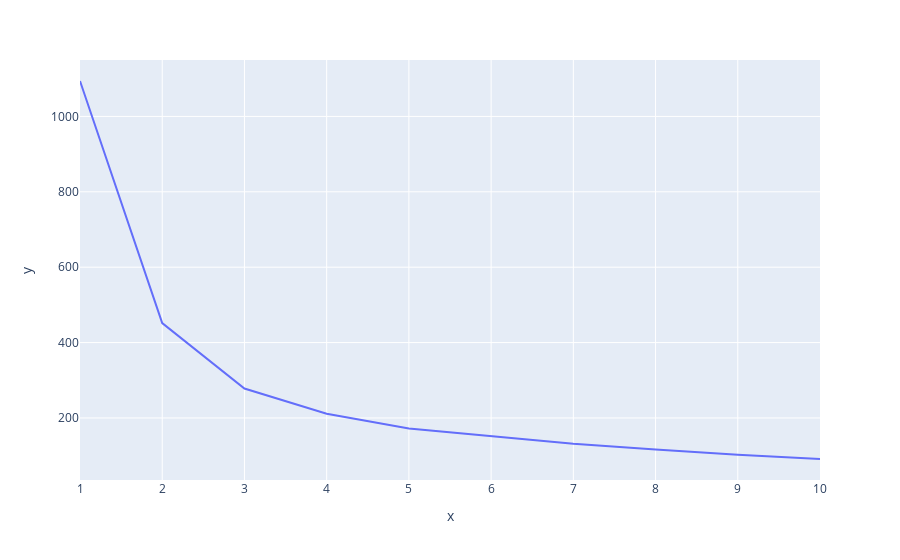

This figure's notebook cell:
### Code cell
# Plotting WCSS values
plot = px.line(x= range(1,11), y= wcss_salary)
plot.show()

### Figure 1 — Plotly figure (JSON) as saved in the notebook; plotly's stock layout.template omitted (floating-point values rounded to 4 significant figures)
{"data": [{"hovertemplate": "x=%{x}<br>y=%{y}<extra></extra>", "legendgroup": "", "line": {"color": "#636efa", "dash": "solid"}, "marker": {"symbol": "circle"}, "mode": "lines", "name": "", "orientation": "v", "showlegend": false, "type": "scatter", "x": [1, 2, 3, 4, 5, 6, 7, 8, 9, 10], "xaxis": "x", "y": [1094.0, 451.5, 278.0, 211.2, 172.2, 151.0, 131.5, 116.1, 102.5, 91.09], "yaxis": "y"}], "layout": {"legend": {"tracegroupgap": 0}, "margin": {"t": 60}, "xaxis": {"anchor": "y", "domain": [0, 1], "title": {"text": "x"}}, "yaxis": {"anchor": "x", "domain": [0, 1], "title": {"text": "y"}}}}
